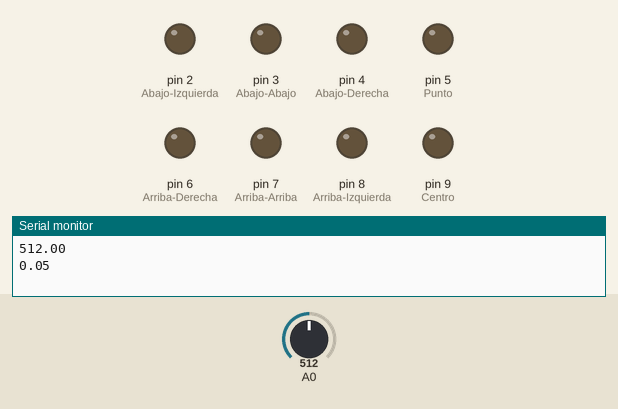
Simulated run of this sketch. Board: Arduino Uno, built with avr-gcc and run on an emulated ATmega328P. Parts: output pins drawn as LEDs (lit = HIGH), the last lines printed to the serial monitor. The test bench sets the inputs (shaded band); at power-on: A0 = 512.

Above: at 6.3 s.
6.4 s: A0 set to 539
17.2 s: A0 set to 558
At 27.9 s:
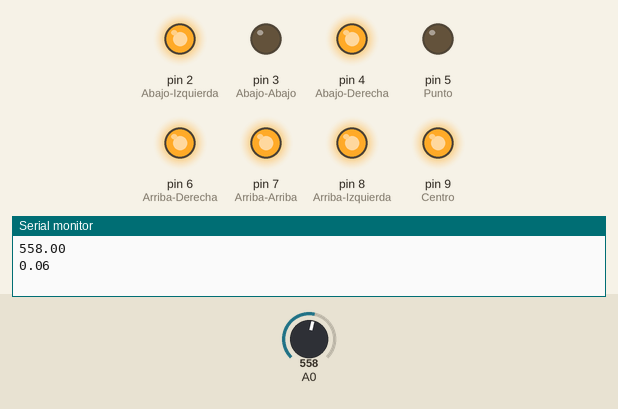
28.2 s: A0 set to 540
At 38.9 s:
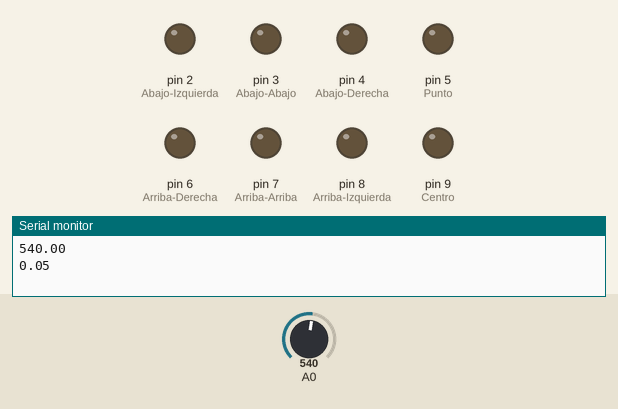
39.2 s: A0 set to 560
At 50.1 s:
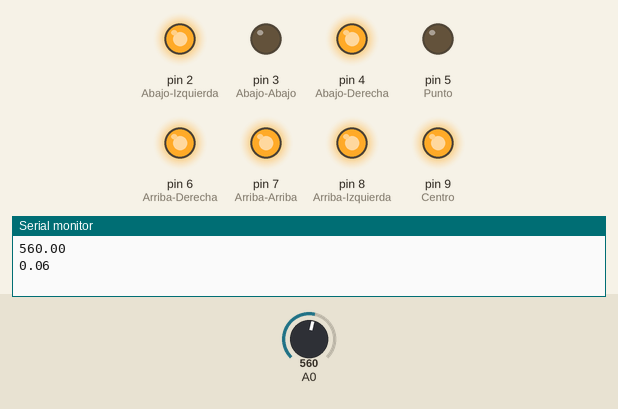
Timing chart, 0 to 51.2 s (numbered marks = the images above; inputs shaded):
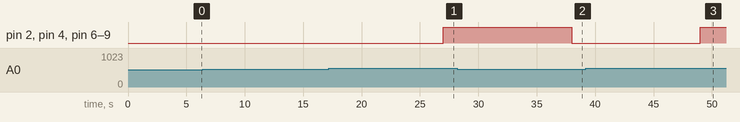

The sketch:

Alcoholimetro.ino
```cpp
int valor_limite= 550;   // Fija el valor limite en el que se activa la alarma
float valor_alcohol;    // Fije el valor despues de visualizar el nivel con el Monitor Serial


void setup() {

  pinMode(2, OUTPUT); //Abajo-Izquierda
  pinMode(3, OUTPUT); //Abajo-Abajo
  pinMode(4, OUTPUT); //Abajo-Derecha
  pinMode(5, OUTPUT); //Punto
  pinMode(6, OUTPUT); //Arriba-Derecha
  pinMode(7, OUTPUT); //Arriba-Arriba
  pinMode(8, OUTPUT); //Arriba-Izquierda
  pinMode(9, OUTPUT); //Centro

  Serial.begin(9600);   // Activa el puerto Serial a 9600 Baudios
}

void loop() {
  valor_alcohol=analogRead(A0);
  delay(5000);
  Serial.println(valor_alcohol);       // Envia al Serial el valor leido del Sensor MQ3
  float porcentaje=(valor_alcohol/10000);  //calcula el porcentaje
  Serial.println(porcentaje);            // Envia al Serial el porcentaje
  Serial.println(' ');

  if(valor_alcohol > valor_limite){    // Si la medida de gas metano es mayor de valor limite
  digitalWrite(2, HIGH);
  digitalWrite(4, HIGH);
  digitalWrite(6, HIGH);
  digitalWrite(7, HIGH);
  digitalWrite(8, HIGH);
  digitalWrite(9, HIGH);
  digitalWrite(10, HIGH);
  }
  else{                                // Si es menor del valor limite apaga el display
  digitalWrite(10, HIGH);
  digitalWrite(2, LOW);
  digitalWrite(4, LOW);
  digitalWrite(6, LOW);
  digitalWrite(7, LOW);
  digitalWrite(8, LOW);
  digitalWrite(9, LOW);
  digitalWrite(10,LOW);
  }
  delay (500);                          // Espera 300ms para realizar la proxima medida
}
```

Measured:
- the behaviour switches between 550 and 551 on A0 (found by bisection; images 0 and 1)
- after the input at 17.2 s, pin 2 (Abajo-Izquierda), pin 4 (Abajo-Derecha), pin 6 (Arriba-Derecha), pin 7 (Arriba-Arriba), pin 8 (Arriba-Izquierda), pin 9 (Centro): LOW → HIGH after 9.8 s
- after the input at 28.2 s, pin 2 (Abajo-Izquierda), pin 4 (Abajo-Derecha), pin 6 (Arriba-Derecha), pin 7 (Arriba-Arriba), pin 8 (Arriba-Izquierda), pin 9 (Centro): HIGH → LOW after 9.8 s
- after the input at 39.2 s, pin 2 (Abajo-Izquierda), pin 4 (Abajo-Derecha), pin 6 (Arriba-Derecha), pin 7 (Arriba-Arriba), pin 8 (Arriba-Izquierda), pin 9 (Centro): LOW → HIGH after 9.8 s
